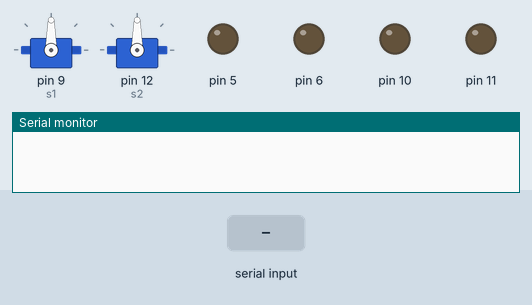
A sketch run on a simulated Arduino Uno, built with avr-gcc and run on an emulated ATmega328P. On the bench: 2 × servo, output pins drawn as LEDs (lit = HIGH), the last lines printed to the serial monitor. The test bench sets the inputs (shaded band).

Above: at 1.2 s.
1.3 s: "B" received over Serial
At 1.45 s:
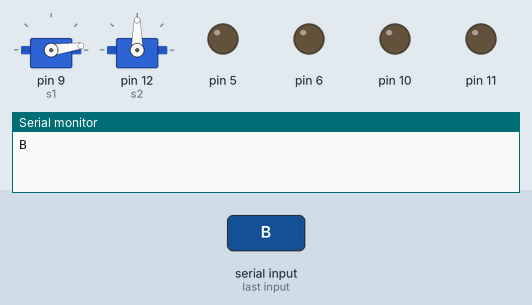
At 7.2 s:
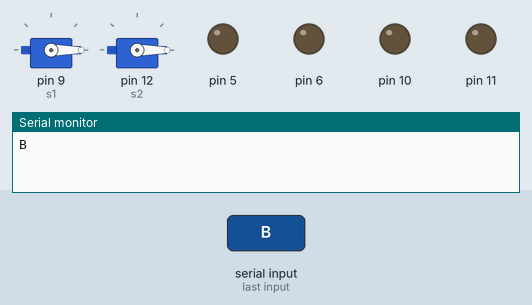
Timing chart, 0 to 8.7 s (numbered marks = the images above; inputs shaded):
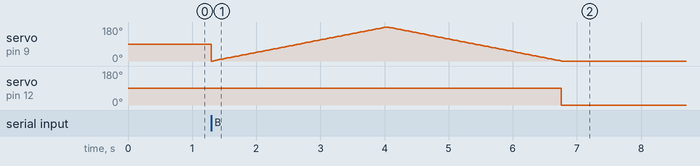

Measured:
- after the input at 1.3 s, servo on pin 12 (s2): 90° → 0° after 5.5 s

The sketch:

rover_code.ino
```cpp
#include <Servo.h>
Servo s1;
Servo s2;

int in1 = 5;
int in2 = 6;
int in3 = 10;
int in4 = 11;

char data;

void setup()
{
  pinMode(5,OUTPUT);
  pinMode(6,OUTPUT);
  pinMode(10,OUTPUT);
  pinMode(11,OUTPUT);
  s1.attach(9);
  s2.attach(12);
  Serial.begin(9600);
}

void loop()
{

  while(Serial.available() > 0)
  {
    data = Serial.read();
    Serial.println(data);    //Uncomment this line to print the incomming data
  }

    if(data == 'F')
    {
      digitalWrite(5,LOW);
      digitalWrite(6,HIGH);

      digitalWrite(10,LOW);
      digitalWrite(11,HIGH);
    }
    else if(data == 'B')
    {
      for (int i = 0 ; i<=180; i+=1) {
        s1.write(i);
        delay(15);

      }
      for (int i = 180 ; i>=0; i-=1) {
        s1.write(i);
        delay(15);
      }
      s2.write(0);
      delay(12000);
      s2.write(90);
      delay(1000);
    }
    else if(data == 'R')
    {
      digitalWrite(5,LOW);
      digitalWrite(6,HIGH);

      digitalWrite(10,HIGH);
      digitalWrite(11,LOW);
    }
    else if(data == 'L')
    {
      digitalWrite(5,HIGH);
      digitalWrite(6,LOW);

      digitalWrite(10,LOW);
      digitalWrite(11,HIGH);
    }
    else if(data == 'S')
    {
      digitalWrite(5,LOW);
      digitalWrite(6,LOW);

      digitalWrite(10,LOW);
      digitalWrite(11,LOW);
    }
}
```
